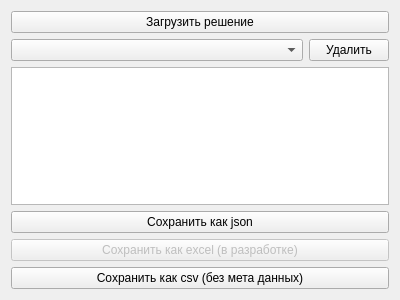
<?xml version="1.0" encoding="UTF-8"?>
<ui version="4.0">
 <class>OutputData</class>
 <widget class="QWidget" name="OutputData">
  <property name="geometry">
   <rect>
    <x>0</x>
    <y>0</y>
    <width>400</width>
    <height>300</height>
   </rect>
  </property>
  <property name="windowTitle">
   <string>Form</string>
  </property>
  <layout class="QGridLayout" name="gridLayout">
   <item row="2" column="0">
    <layout class="QHBoxLayout" name="horizontalLayout">
     <item>
      <widget class="QComboBox" name="combo_objects">
       <property name="sizePolicy">
        <sizepolicy hsizetype="MinimumExpanding" vsizetype="Fixed">
         <horstretch>0</horstretch>
         <verstretch>0</verstretch>
        </sizepolicy>
       </property>
      </widget>
     </item>
     <item>
      <widget class="QPushButton" name="btn_delete">
       <property name="sizePolicy">
        <sizepolicy hsizetype="Minimum" vsizetype="Fixed">
         <horstretch>0</horstretch>
         <verstretch>0</verstretch>
        </sizepolicy>
       </property>
       <property name="text">
        <string>Удалить</string>
       </property>
      </widget>
     </item>
    </layout>
   </item>
   <item row="6" column="0">
    <widget class="QPushButton" name="btn_save_excel">
     <property name="enabled">
      <bool>false</bool>
     </property>
     <property name="text">
      <string>Сохранить как excel (в разработке)</string>
     </property>
    </widget>
   </item>
   <item row="7" column="0">
    <widget class="QPushButton" name="btn_save_csv">
     <property name="text">
      <string>Сохранить как csv (без мета данных)</string>
     </property>
    </widget>
   </item>
   <item row="5" column="0">
    <widget class="QPushButton" name="btn_save_json">
     <property name="text">
      <string>Сохранить как json</string>
     </property>
    </widget>
   </item>
   <item row="4" column="0">
    <widget class="QTextEdit" name="text_display">
     <property name="readOnly">
      <bool>true</bool>
     </property>
    </widget>
   </item>
   <item row="0" column="0">
    <widget class="QPushButton" name="btn_load">
     <property name="text">
      <string>Загрузить решение</string>
     </property>
    </widget>
   </item>
  </layout>
 </widget>
 <resources/>
 <connections/>
</ui>
